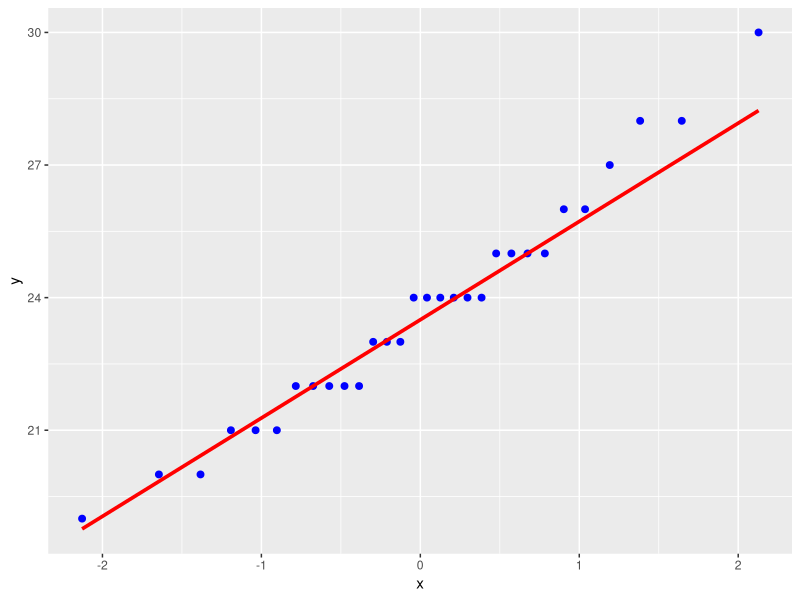

Here is the R script that generated this plot:
## ---- chunk 1
knitr::opts_chunk$set(echo = TRUE)

# title: Test for normality – Shapiro-Wilks test
# author: jonathan
# revised: 30/1/2020

WEB <- c("https://bioceed.uib.no/dropfolder/bioSTATS/Rmd/Basic/useful-tests/shapiro.html")
GIT <- c("https://github.com/jonathansoule/biostats/blob/master/Basic/useful-tests/shapiro.Rmd")
library(ggplot2)
size <- c(25, 22, 28, 24, 26, 24, 22, 21, 23, 25, 26, 30, 25, 24, 21, 27, 28, 23, 25, 24, 20, 22, 24, 23, 22, 24, 20, 19, 21, 22)
df <- data.frame(size)
## ---- chunk 2
# sample data
size <- c(25, 22, 28, 24, 26, 24, 22, 21, 23, 25, 26, 30, 25, 24, 21, 27, 28, 23, 25, 24, 20, 22, 24, 23, 22, 24, 20, 19, 21, 22)
## ---- chunk 3
ggplot(df, aes(sample = size)) +
  stat_qq(size = 2, color = "blue") +
  stat_qq_line(size = 1.25, color = "red")
## ---- chunk 4
shapiro.test(size)
